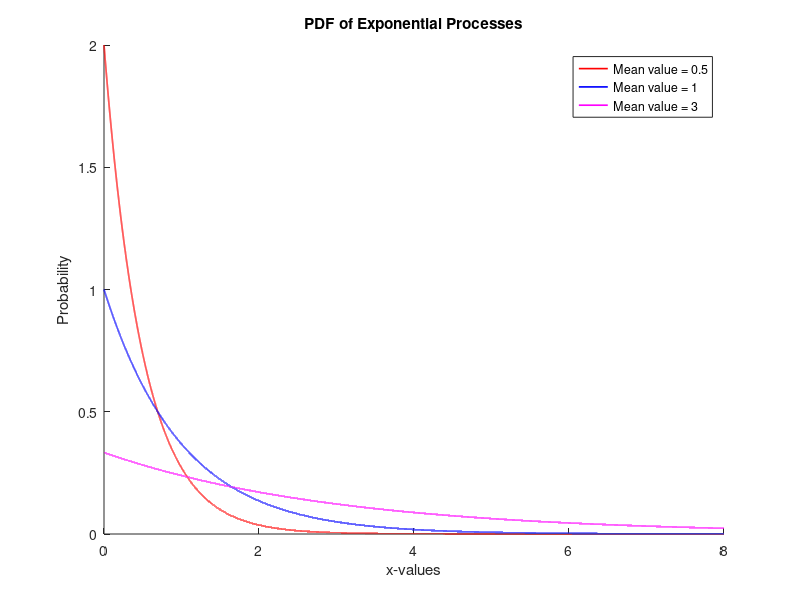
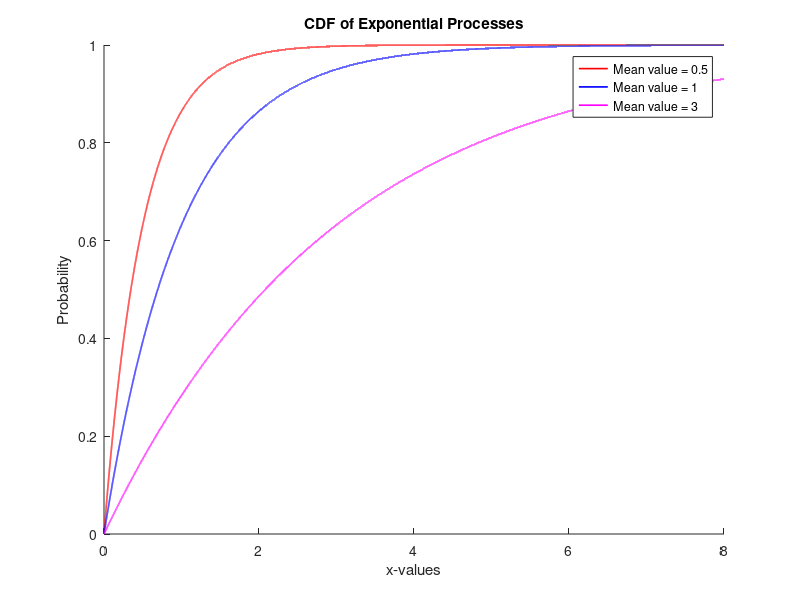

These charts were generated, in order, by the following MATLAB code:
pkg load statistics

clc;
clear all;
close all;

# Εκθετική κατανομή
# Task Α

k = 0 : 0.0001 : 8;
mean_value = [0.5, 1, 3]; # (1/lambda)

for i = 1 : columns(mean_value)
  exponential_pdf(i, :) = exppdf(k, mean_value(i));
endfor

colors = "rbm";
figure(1);
hold on;
for i = 1 : columns(mean_value)
  plot(k, exponential_pdf(i, :), colors(i), "linewidth", 1.2);
endfor

hold off
title("PDF of Exponential Processes");
xlabel("x-values");
ylabel("Probability");
legend("Mean value = 0.5", "Mean value = 1", "Mean value = 3");

#Task Β

for i = 1 : columns(mean_value)
  exponential_cdf(i, :) = expcdf(k, mean_value(i));
endfor

figure(2);
hold on
for i = 1 : columns(mean_value)
  plot(k, exponential_cdf(i, :), colors(i), "linewidth", 1.2);
endfor
hold off

title("CDF of Exponential Processes");
xlabel("x-values");
ylabel("Probability");
legend("Mean value = 0.5", "Mean value = 1", "Mean value = 3");
